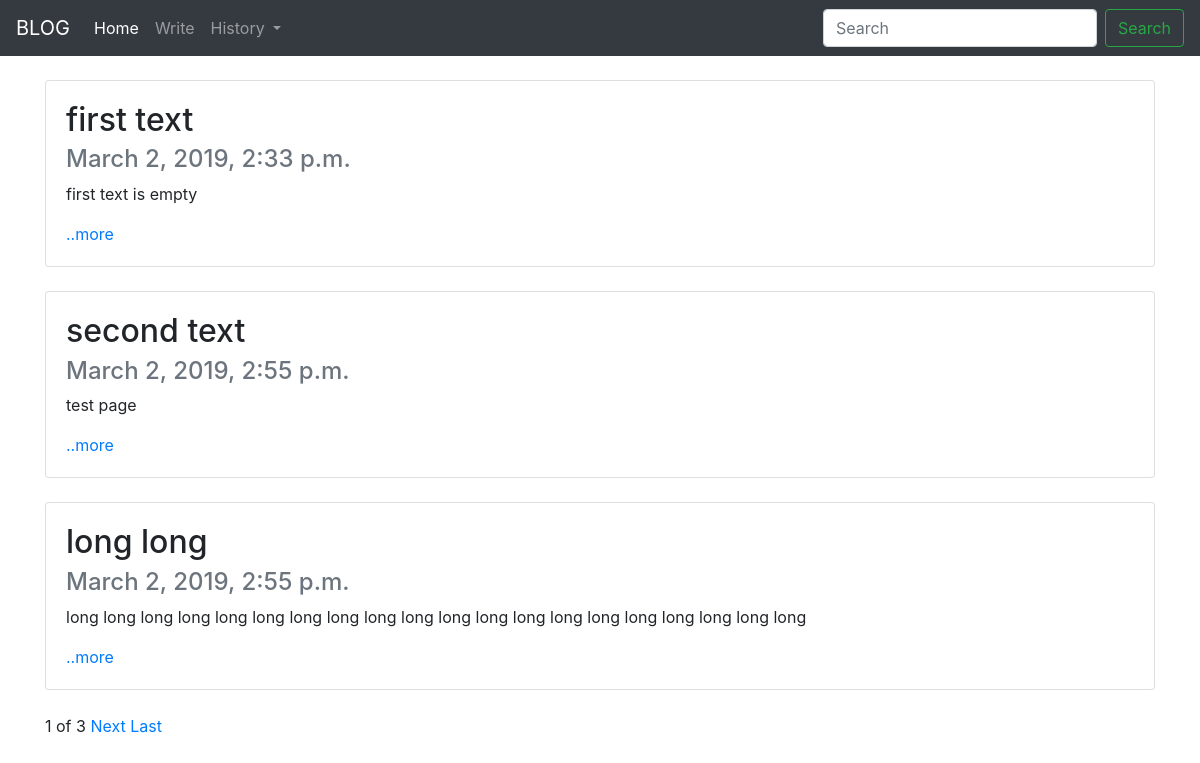
Screenshot of /blog/ with the database file from the repository.
### blogapp/models.py (models this page shows, shortened)
class Blog(models.Model):
    title = models.CharField(max_length=200)
    pub_date = models.DateTimeField('date published')
    body = models.TextField()
    def summary(self):
        return self.body[:100]

### blogapp/views.py (the view)
# urls.py: path('', views.home, name="home"),
def home(request):
    blogs = Blog.objects #쿼리셋
    blog_list = Blog.objects.all() #블로그 모든 글 대상
    paginator = Paginator(blog_list, 3) #블로그 객체 3개를 한페이지로
    page = request.GET.get('page') #request된 페이지가 뭔지 알아냄/request 페이지를 page 변수에 담기
    posts = paginator.get_page(page)
    return render(request, 'home.html',{'blogs':blogs, 'posts':posts})

### blogapp/templates/home.html (shortened to what this page needs)
{%extends 'base.html'%}
{%block contents%}
<body>
   <br>
      {%for blog in posts %}
      <div class="container">
      <div class="card">
            <div class="card-body">
              <h2 class="card-title">{{blog.title}}</h2>
              <h4 class="card-subtitle mb-2 text-muted">{{blog.pub_date}}</h4>
              <p class="card-text">{{blog.summary}}</p>
              <a href="{%url 'detail' blog.id%}" class="card-link">..more</a>
            </div>
          </div><br>
        </div>
        {%endfor%}
        <div class="container">
         <span>{{posts.number}}</span>
         <span>of</span>
         <span>{{posts.paginator.num_pages}}</span>
          {%if posts.has_next%}
          <a href = "?page={{posts.next_page_number}}">Next</a>
          <a href = "?page={{posts.paginator.num_pages}}">Last</a>
          {%endif%}
        </div>
</body>
{%endblock%}

### blogproject/templates/base.html (shortened to what this page needs)
<head>
    <link rel="stylesheet" href="https://stackpath.bootstrapcdn.com/bootstrap/4.3.1/css/bootstrap.min.css">
</head>
<body>
    <nav class="navbar navbar-expand-lg navbar-dark bg-dark">
    <a class="navbar-brand" href="{%url 'home'%}">BLOG</a>
    <div class="collapse navbar-collapse" id="navbarSupportedContent">
        <ul class="navbar-nav mr-auto">
        <li class="nav-item active">
            <a class="nav-link" href="{%url 'home'%}">Home <span class="sr-only">(current)</span></a>
        </li>
        <li class="nav-item">
            <a class="nav-link" href="{%url 'new'%}">Write</a>
        </li>
        <li class="nav-item dropdown">
            <a class="nav-link dropdown-toggle" href="#" id="navbarDropdown" role="button" data-toggle="dropdown" aria-haspopup="true" aria-expanded="false">
            History
            </a>
        </li>
        </ul>
        <form class="form-inline my-2 my-lg-0">
        <input class="form-control mr-sm-2" type="search" placeholder="Search" aria-label="Search">
        <button class="btn btn-outline-success my-2 my-sm-0" type="submit">Search</button>
        </form>
    </div>
    </nav>
    {%block contents%}
    {%endblock%}
</body>

### rows the page displays
Blog: title "first text", pub_date "March 2, 2019, 2:33 p.m.", summary "first text is empty"
Blog: title "second text", pub_date "March 2, 2019, 2:55 p.m.", summary "test page"
Blog: title "long long", pub_date "March 2, 2019, 2:55 p.m.", summary "long long long long long long long long long long long long long long long long long long long long"

### other values shown
{{ posts.number }} "1"
{{ posts.paginator.num_pages }} "3"
